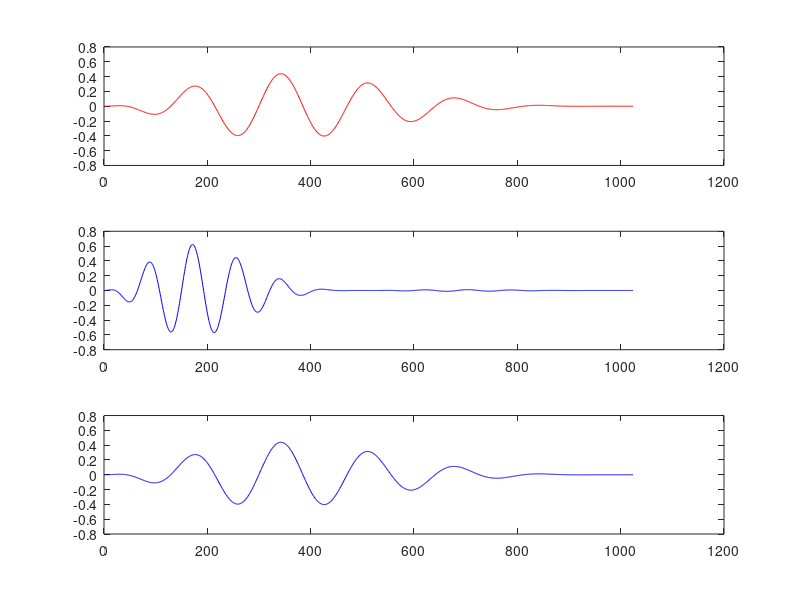
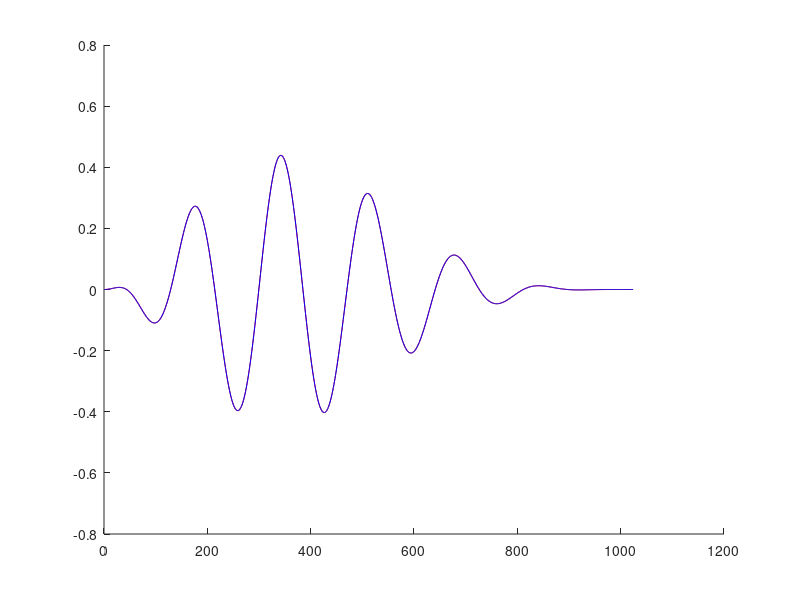

MATLAB code for these plots, in order:
% ================ Transformada Wavelet de Haar
clear;
N=1024;
% Number of points
for n=1:N
m=(n-1)/N;
g(n)=20*m^2*(1-m)^4*cos(12*pi*m);
end
for m=1:N/2
a1(m)=(g(2*m-1)+g(2*m))/sqrt(2); % Use direct formulas for t and f
d1(m)=(g(2*m-1)-g(2*m))/sqrt(2);
end
H1=[a1 d1];
% The level-1 Haar transform
for m=1:N/4
a2(m)=(a1(2*m-1)+a1(2*m))/sqrt(2);
d2(m)=(a1(2*m-1)-a1(2*m))/sqrt(2);
end
H2=[a2 d2 d1];
for m=1:N/8
a3(m)=(a2(2*m-1)+a2(2*m))/sqrt(2);
d3(m)=(a2(2*m-1)-a2(2*m))/sqrt(2);
end
H3=[a3 d3 d2 d1];
for m=1:N/16
a4(m)=(a3(2*m-1)+a3(2*m))/sqrt(2);
d4(m)=(a3(2*m-1)-a3(2*m))/sqrt(2);
end
H4=[a4 d4 d3 d2 d1];
% ================ Transformada INVERSA Wavelet de Haar
for m=1:2:N/8
b3(m)=(a4(round(m/2))+d4(round(m/2)))/sqrt(2);
b3(m+1)=(a4(round(m/2))-d4(round(m/2)))/sqrt(2);
end;
T3 = [b3 d3 d2 d1];
for m=1:2:N/4
b2(m)=(b3(round(m/2))+d3(round(m/2)))/sqrt(2);
b2(m+1)=(b3(round(m/2))-d3(round(m/2)))/sqrt(2);
end;
T2 = [b2 d2 d1];
for m=1:2:N/2
b1(m)=(b2(round(m/2))+d2(round(m/2)))/sqrt(2);
b1(m+1)=(b2(round(m/2))-d2(round(m/2)))/sqrt(2);
end;
T1 = [b1 d1];
for m=1:2:N
b0(m)=(b1(round(m/2))+d1(round(m/2)))/sqrt(2);
b0(m+1)=(b1(round(m/2))-d1(round(m/2)))/sqrt(2);
end;
% ==================== Constroi os gráficos:
%

figure
subplot(3,1,1),plot(g,'r')
subplot(3,1,2),plot(H1,'b')
subplot(3,1,3),plot(b0,'b')
figure
hold on
plot(g,'r')
plot(b0,'b')
hold off
% Transf. Wavelet de Ha
